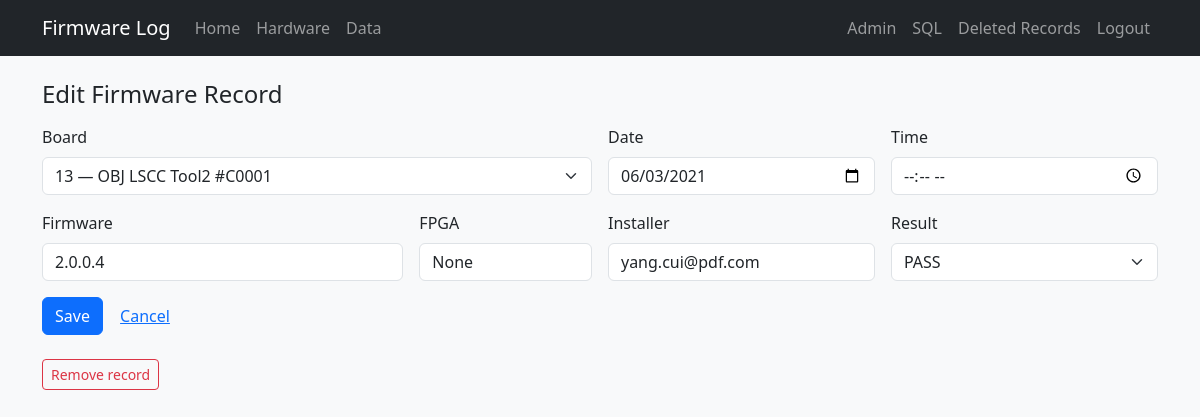
The app's page /admin/history/73/edit (signed in), older data.
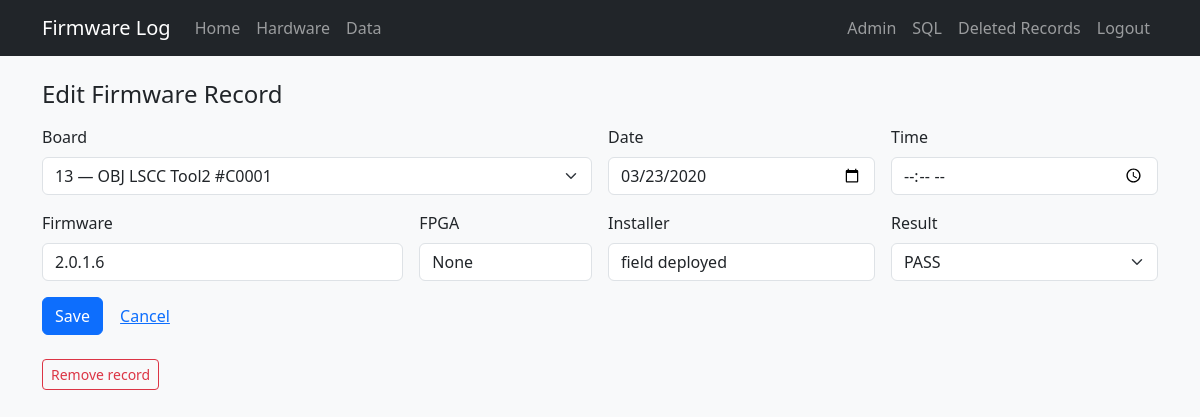
The same page, newer data.
### tables this page shows
CREATE TABLE "firmware_history" (
                event_id    INTEGER PRIMARY KEY AUTOINCREMENT,
                board_id    INTEGER NOT NULL REFERENCES boards (board_id),
                event_date  TEXT NOT NULL,
                event_time  TEXT,
                fpga        TEXT,
                firmware    TEXT NOT NULL,
                installer   TEXT,
                result      TEXT
            );

CREATE TABLE "boards" (
                board_id      INTEGER PRIMARY KEY,
                tool          TEXT,
                board_slot    TEXT,
                manufacturer  TEXT NOT NULL DEFAULT 'PDF Solutions Inc.',
                board_name    TEXT NOT NULL,
                serial        TEXT NOT NULL,
                part_number   TEXT,
                revision      TEXT,
                file_id       TEXT,
                product_name  TEXT NOT NULL,
                ddr_fbga      TEXT
            , inventory_serial TEXT, status TEXT, role TEXT, comment TEXT, open_item TEXT, po TEXT, modified_by TEXT, source_updated_at TEXT, data_source TEXT, dc_status TEXT, ac_status TEXT, gcal_status TEXT, adc_status TEXT, eeprom_status TEXT);

### app.py (the view, shortened to what this page needs)
@app.route("/admin/history/<int:event_id>/edit", methods=["GET", "POST"])
@login_required
def admin_history_edit(event_id):
    event = db.get_history_event(event_id)
    if not event:
        flash("Record not found.", "danger")
        return redirect(url_for("admin_index"))
    boards = db.list_boards(sort="board_id")
    return render_template(
        "admin/history_form.html",
        event=event,
        boards=boards,
        default_board_id=event["board_id"],
    )

### app.py (called while the page is built)
def login_required(view):
    @wraps(view)
    def wrapped(*args, **kwargs):
        if not session.get("admin"):
            flash("Admin login required.", "warning")
            return redirect(url_for("admin_login", next=request.url))
        return view(*args, **kwargs)
    return wrapped

### db.py (called while the page is built)
def firmware_verified_sql(board_alias="b"):
    ids = ", ".join(str(i) for i in sorted(VERIFIED_BOARD_IDS))
    return f"""
    CASE
        WHEN {board_alias}.board_id IN ({ids}) THEN 'verified'
        WHEN {board_alias}.data_source = 'firmware_log' THEN 'verified'
        WHEN {board_alias}.tool = 'Tool13' AND {board_alias}.product_name = 'BAP' THEN 'verified'
        ELSE 'unverified'
    END
    """

def dict_row(cursor, row):
    return {col[0]: row[i] for i, col in enumerate(cursor.description)}

@contextmanager
def get_db():
    conn = sqlite3.connect(DATABASE)
    conn.row_factory = dict_row
    try:
        yield conn
    finally:
        conn.close()

def fetch_all(query, params=()):
    with get_db() as conn:
        return conn.execute(query, params).fetchall()

def fetch_one(query, params=()):
    with get_db() as conn:
        return conn.execute(query, params).fetchone()

### templates/admin/history_form.html (shortened to what this page needs)
{% extends "base.html" %}
{% block content %}
<h1 class="h4 mb-3">{% if event %}Edit Firmware Record{% else %}Add Firmware Record{% endif %}</h1>
<form method="post" class="row g-3">
  <div class="col-md-6">
    <label class="form-label">Board</label>
    <select class="form-select" name="board_id" required>
      {% for b in boards %}
      <option value="{{ b.board_id }}"
        {% if (event and event.board_id == b.board_id) or (default_board_id and default_board_id == b.board_id) %}selected{% endif %}>
        {{ b.board_id }} — {{ b.product_name }} {{ b.board_name }} {{ b.tool }} #{{ b.serial }}
      </option>
      {% endfor %}
    </select>
  </div>
  <div class="col-md-3">
    <label class="form-label">Date</label>
    <input type="date" class="form-control" name="event_date" value="{{ event.event_date if event else '' }}" required>
  </div>
  <div class="col-md-3">
    <label class="form-label">Time</label>
    <input type="time" class="form-control" name="event_time" value="{{ event.event_time if event and event.event_time else '' }}">
  </div>
  <div class="col-md-4">
    <label class="form-label">Firmware</label>
    <input type="text" class="form-control" name="firmware" value="{{ event.firmware if event else '' }}" required>
  </div>
  <div class="col-md-2">
    <label class="form-label">FPGA</label>
    <input type="text" class="form-control" name="fpga" value="{{ event.fpga if event else '' }}">
  </div>
  <div class="col-md-3">
    <label class="form-label">Installer</label>
    <input type="text" class="form-control" name="installer" value="{{ event.installer if event else '' }}" placeholder="Vivado, OpalKelly">
  </div>
  <div class="col-md-3">
    <label class="form-label">Result</label>
    <select class="form-select" name="result">
      <option value="PASS" {% if event and event.result == 'PASS' %}selected{% elif not event %}selected{% endif %}>PASS</option>
    </select>
  </div>
  <div class="col-12">
    <button type="submit" class="btn btn-primary">Save</button>
    {% if event %}
    <a href="{{ url_for('board_detail', board_id=event.board_id) }}" class="btn btn-link">Cancel</a>
    {% else %}
    <a href="{{ url_for('admin_index') }}" class="btn btn-link">Cancel</a>
    {% endif %}
  </div>
</form>
{% if event %}
<form method="post" action="{{ url_for('admin_history_delete', event_id=event.event_id) }}" class="mt-4"
      onsubmit="return confirm('Move this firmware record to deleted records?')">
  <button type="submit" class="btn btn-outline-danger btn-sm">Remove record</button>
</form>
{% endif %}
{% endblock %}

Row changes from the older to the newer data that the page shows:
changed firmware_history "PASS": event_date "06/03/2021" → "03/23/2020"; firmware "2.0.0.4" → "2.0.1.6"; installer "yang.cui@pdf.com" → "field deployed"
